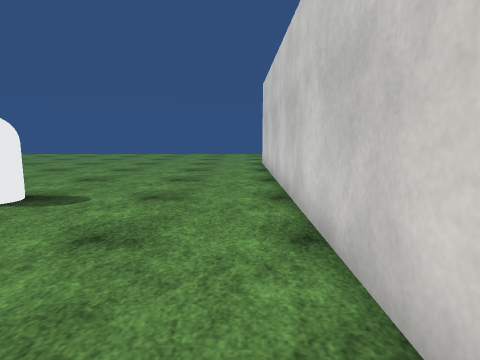
View 1 (above)

21 first-person views from a walk through a Unity game level. The camera is 1.2 m above the floor, tilts 8° down and sees 75° across. The floor is counted in squares, 1 m on a side. Each view is taken from the middle of a square. On the plan, view 1 faces up. The plan holds only what a view shows up to about 13 squares ahead; the rest is blank. The place goes on beyond the plan. The player is left out. Surface patterns are stand-ins for the level's own textures.

View 2
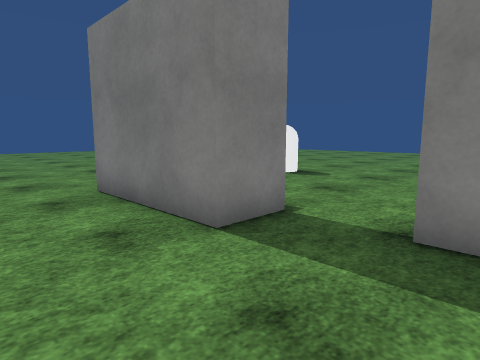

View 3
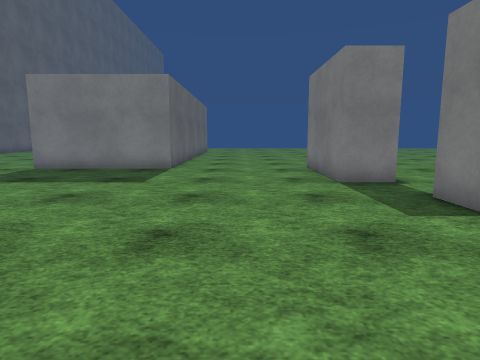

View 4
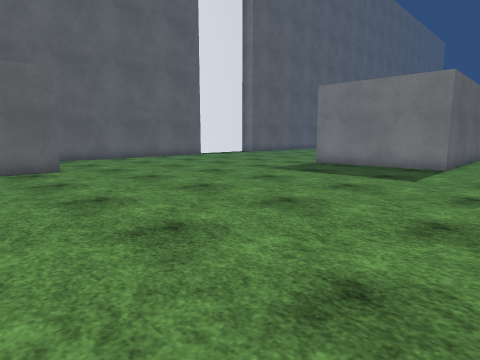

View 5
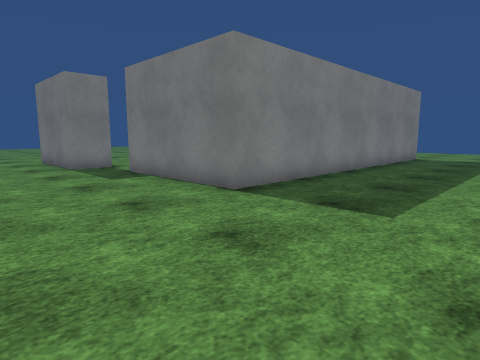

View 6
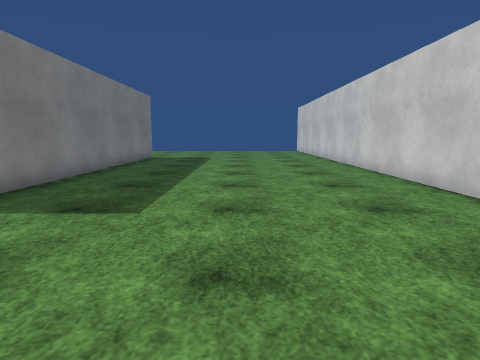

View 7
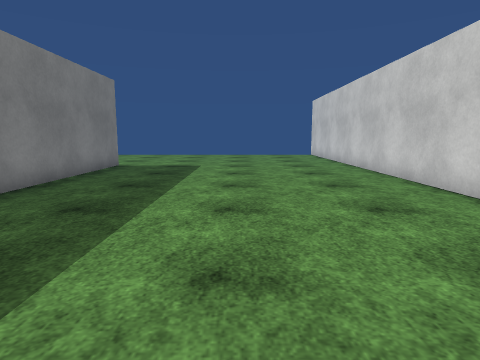

View 8
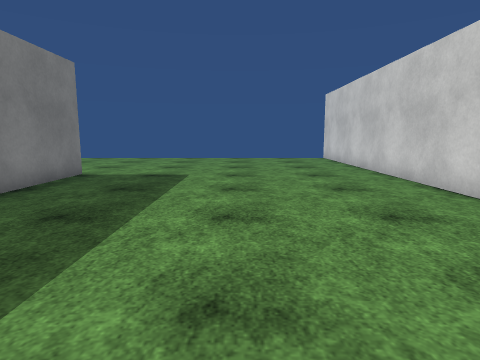

View 9
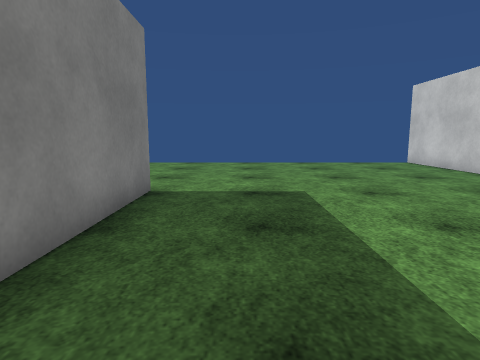

View 10
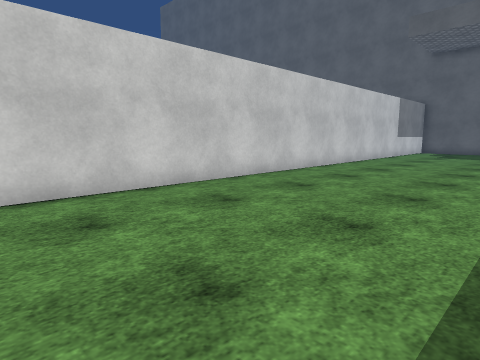

View 11
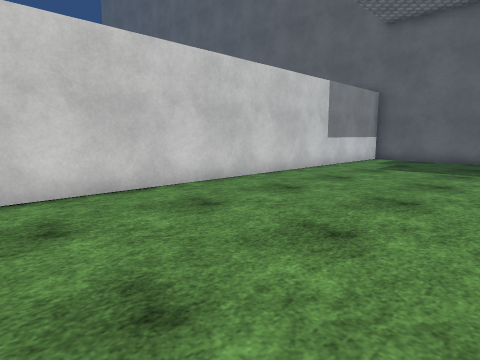

View 12
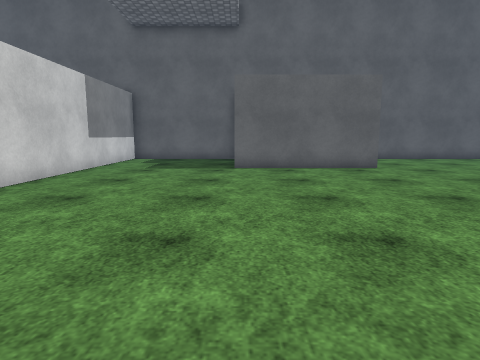

View 13
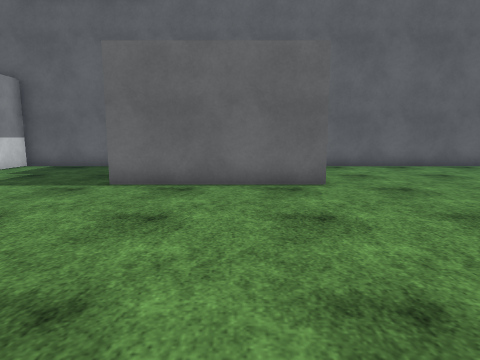

View 14
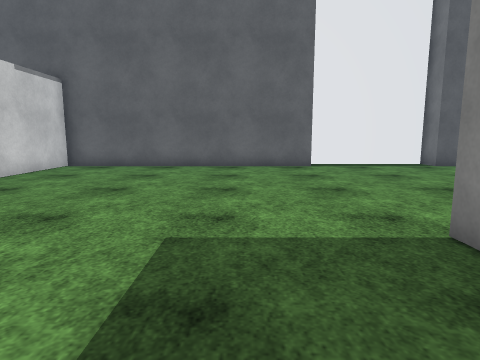

View 15
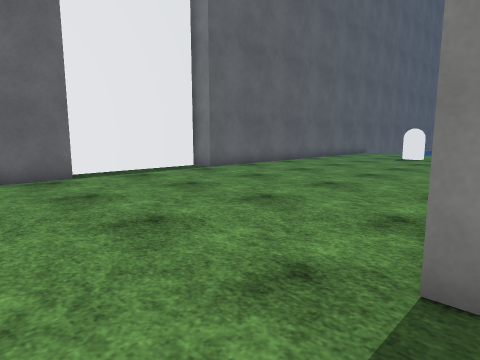

View 16
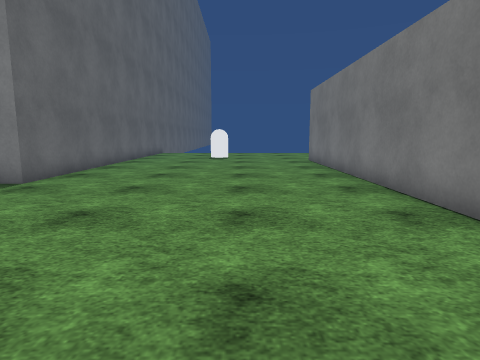

View 17
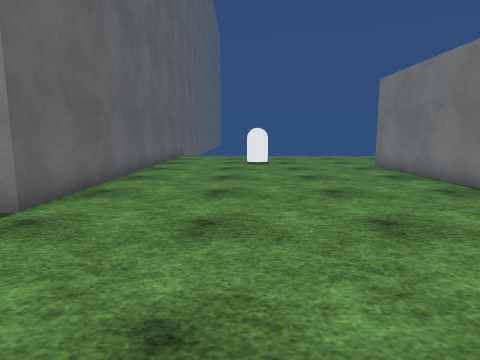

View 18
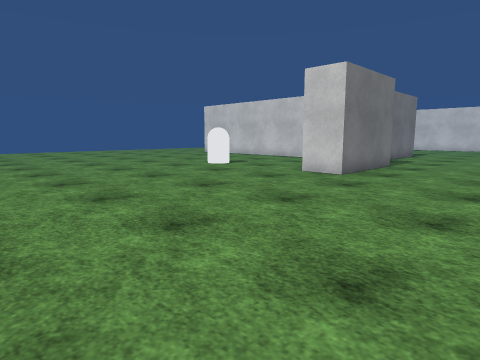

View 19
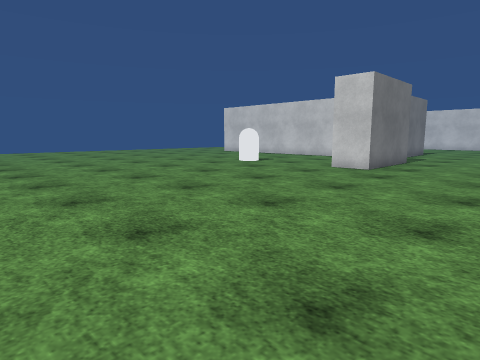

View 20
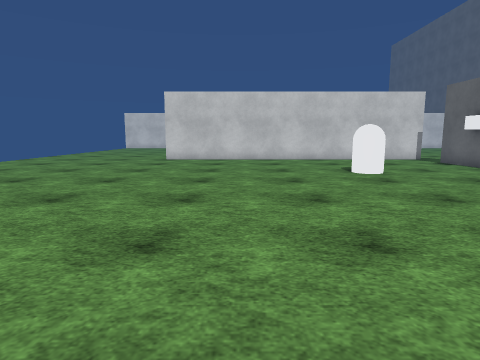

View 21
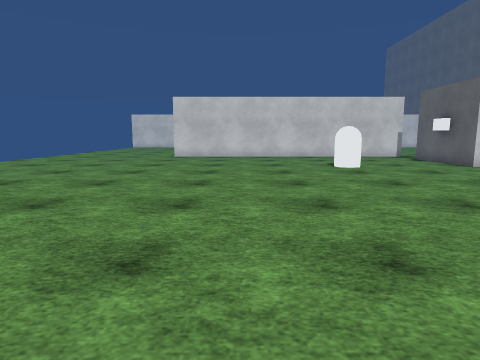

### Floor plan
Points are (right, up) in squares from view 1. A wall is a line through its corners. A room is listed if a view was taken in it or the views show most of it. See-through windows are left out.
Room 1 (views 1, 2, 3, 4, 5, 6, 7, 8, 9, 10, 11, 12, 13, 14, 15, 16, 17, 18, 19, 20, 21)
walls: (-1, 1.1) (-1, -0.4) (-5, -0.4) (-5, 1) (-1.9, 1); (1, 1.1) (1, 12.9); (-8.1, -5.5) (-4.5, -5.5) (-4.5, -10.6); (-6.4, -10.6) (-17.5, -10.6); (6, 13.9) (6, 0.8) (0.9, 0.8); (4.9, -14.6) (10.2, -14.6); (-4.9, -19.5) (4.9, -19.5) (4.9, -15.9); (15.5, -16.2) (15.5, 20.2); (12.2, -19.5) (15.5, -19.5) (15.5, -18); (-17.5, -19.5) (-9.8, -19.5) (-9.8, -20.6) (-5.1, -20.6)
objects: white capsule (-5, 5) to (-4, 6)

Where each view was taken, in squares from view 1:
view 1: 0 up, 0 right, facing up
view 2: 3 down, 2 right, facing up-left
view 3: 3 down, 7 right, facing left
view 4: 3 down, 8 right, facing down-left
view 5: 4 down, 11 right, facing up-left
view 6: 4 down, 11 right, facing up
view 7: 1 up, 11 right, facing up
view 8: 4 up, 11 right, facing up
view 9: 7 up, 8 right, facing up
view 10: 5 up, 9 right, facing down-right
view 11: 3 down, 9 right, facing down-right
view 12: 3 down, 10 right, facing down
view 13: 7 down, 7 right, facing down
view 14: 7 down, 2 left, facing down
view 15: 10 down, 2 left, facing down-left
view 16: 14 down, 2 left, facing left
view 17: 16 down, 5 left, facing left
view 18: 5 down, 14 left, facing up-right
view 19: 5 down, 16 left, facing up-right
view 20: 10 up, 15 left, facing right
view 21: 10 up, 17 left, facing right
